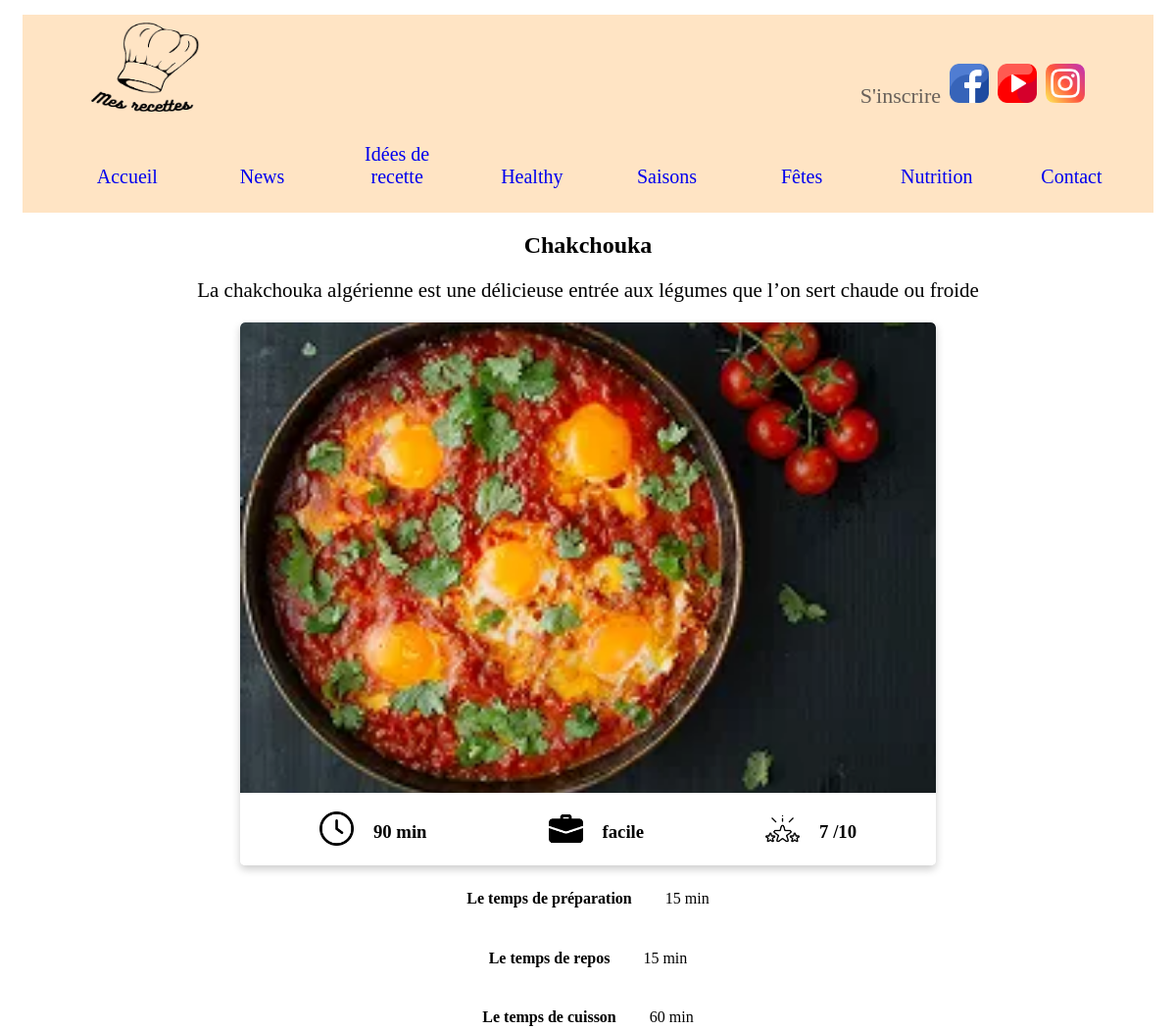
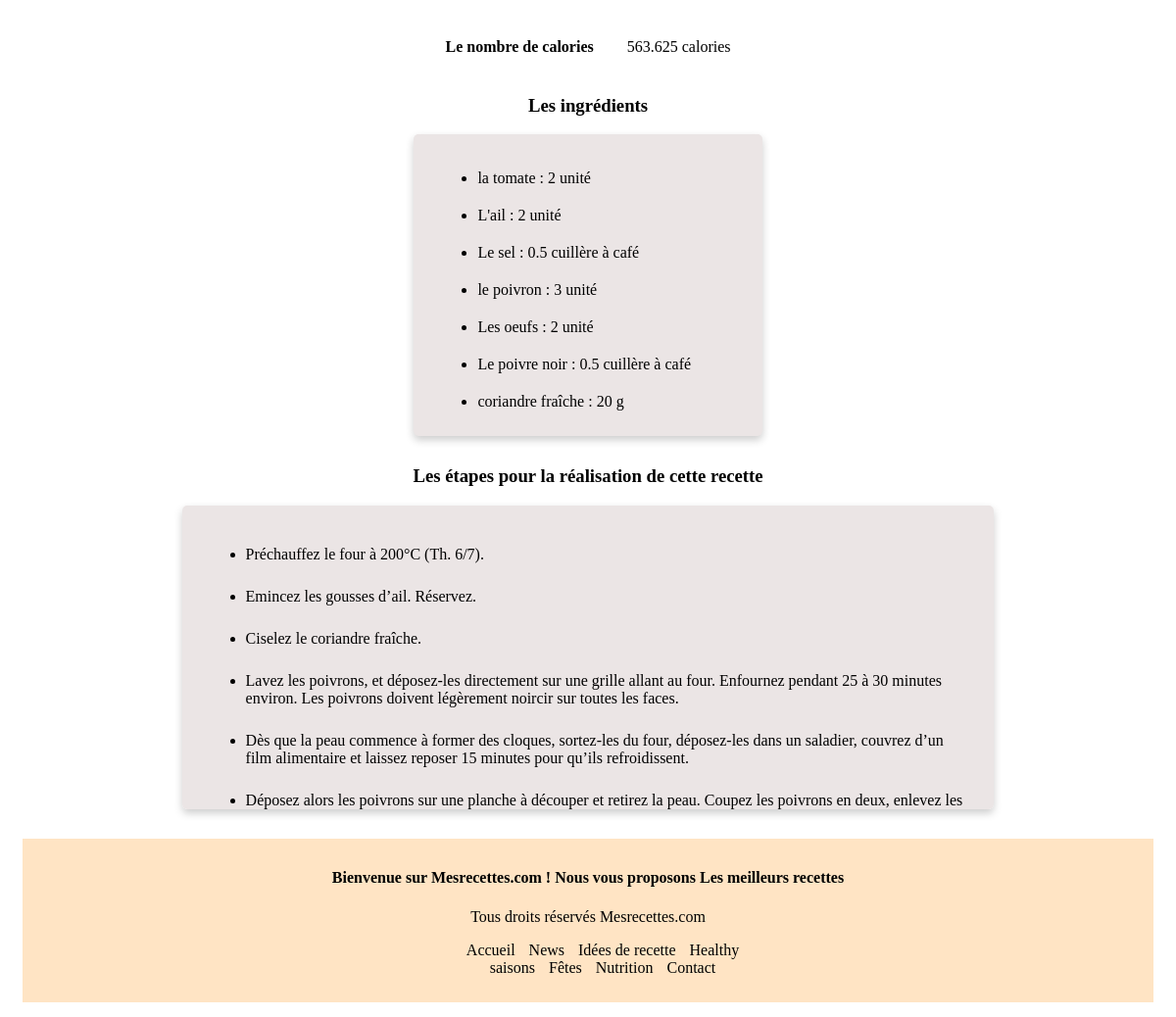
The page /Routers/Details_recette/Router_Details_recette.php?id=2 on the database its author committed (2 pictures, top to bottom).
### tables this page shows
CREATE TABLE IF NOT EXISTS `recette` (
  `id_recette` int(11) NOT NULL AUTO_INCREMENT,
  `titre` varchar(50) NOT NULL,
  `image` varchar(100) DEFAULT NULL,
  `description` varchar(200) NOT NULL,
  `diffuculte` varchar(50) DEFAULT NULL,
  `vedio` varchar(50) DEFAULT NULL,
  `temps_preparation` float(7,2) DEFAULT NULL,
  `temps_repos` float(7,2) DEFAULT NULL,
  `temps_cuisant` float(7,2) DEFAULT NULL,
  `validate` tinyint(1) DEFAULT '0',
  `id_user` int(11) DEFAULT NULL,
  `id_categorie` int(11) NOT NULL,
  PRIMARY KEY (`id_recette`),
  KEY `id_categorie` (`id_categorie`),
  KEY `id_user` (`id_user`)
);

CREATE TABLE IF NOT EXISTS `ingredient` (
  `id_ingredient` int(11) NOT NULL AUTO_INCREMENT,
  `name` varchar(20) NOT NULL,
  `healthy` tinyint(1) NOT NULL,
  `proportion` float(7,2) DEFAULT NULL,
  `calories` int(12) NOT NULL,
  PRIMARY KEY (`id_ingredient`)
);

CREATE TABLE IF NOT EXISTS `contenir_ingredient` (
  `id_recette` int(11) NOT NULL,
  `id_ingredient` int(11) NOT NULL,
  `quantite` float(5,1) NOT NULL,
  `unite` varchar(20) DEFAULT NULL,
  `quantite en unite` float(5,1) DEFAULT NULL,
  PRIMARY KEY (`id_recette`,`id_ingredient`),
  KEY `id_ingredient` (`id_ingredient`)
);

CREATE TABLE IF NOT EXISTS `etape` (
  `id_etape` int(11) NOT NULL AUTO_INCREMENT,
  `id_recette` int(11) NOT NULL,
  `nemero` int(3) NOT NULL,
  `description` varchar(200) NOT NULL,
  PRIMARY KEY (`id_etape`,`id_recette`),
  KEY `id_recette` (`id_recette`)
);

### controlers/controler.php (called while the page is built, shortened)
<?php
require_once("../../vues/user/Accueil.php");
require_once("../../vues/user/Details_recette.php");
require_once("../../models/model.php");
class Controler{
    public function get_recette($id){
        $c= new model();
        $res=$c->get_recette($id);
        return $res;
    }
    public function get_etapes($id_recette){
        $c= new model();
        $res=$c->get_etapes($id_recette);
        return $res;
    }
    public function get_ingredients_recette($id_recette){
        $c= new model();
        $res=$c->get_ingredients_recette($id_recette);
        return $res;
    }
    public function get_ingredients($id){
        $c= new model();
        $res=$c->get_ingredients($id);
        return $res;
    }
    public function get_notation($id_recette){
        $c= new model();
        $res=$c->get_notation($id_recette);
        return $res;
    }
    public function afficher_details_recette($id){
        $c=new Details_recette();
        $c->afficher_details_recette($id);
    }
}

### Routers/Details_recette/Router_Details_recette.php (called while the page is built, shortened)
<?php
require_once('../../controlers/controler.php');
$c= new Controler();
$c->afficher_details_recette($_GET['id']);
?>

### models/model.php (called while the page is built, shortened)
<?php
require_once('../../controlers/controler.php');
class model{
    private $host="localhost";
    private $dbname="TDW";
    private $username="root";
    private $password="";
    private function connection($host,$dbname,$username,$password){
        try {
            $conn = new PDO("mysql:host=$host;dbname=$dbname;",$username,$password);
            $conn->exec("SET NAMES utf8mb4");
        } catch (Exception $ex) {
         echo $ex->getMessage();
        }
        return $conn;
    }
    public function get_recette($id){
        $conn=$this->connection($this->host,$this->dbname,$this->username,$this->password);
        $request=$conn->prepare("select * from recette WHERE id_recette=:id");
        $request->bindParam("id",$id);
        $request->execute();
          $res=$request->fetchAll(PDO::FETCH_ASSOC);
          return $res;
    }
    public function get_etapes($id_recette){
        $conn=$this->connection($this->host,$this->dbname,$this->username,$this->password);
        $request=$conn->prepare("select * from etape WHERE id_recette=:id");
        $request->bindParam("id",$id_recette);
        $request->execute();
          $res=$request->fetchAll(PDO::FETCH_ASSOC);
          return $res;
    }
    public function get_ingredients_recette($id_recette){
        $conn=$this->connection($this->host,$this->dbname,$this->username,$this->password);
        $request=$conn->prepare("select * from contenir_ingredient WHERE id_recette=:id");
        $request->bindParam("id",$id_recette);
        $request->execute();
          $res=$request->fetchAll(PDO::FETCH_ASSOC);
          return $res;
    }
    public function get_ingredients($id){
        $conn=$this->connection($this->host,$this->dbname,$this->username,$this->password);
        $request=$conn->prepare("select * from ingredient WHERE id_ingredient=:id");
        $request->bindParam("id",$id);
        $request->execute();
          $res=$request->fetchAll(PDO::FETCH_ASSOC);
          return $res;
    }
    public function get_notation($id_recette){
      $conn=$this->connection($this->host,$this->dbname,$this->username,$this->password);
      $request=$conn->prepare("SELECT *,AVG(note) noter from recette LEFT join notation on recette.id_recette=notation.id_recette WHERE recette.id_recette=:id GROUP BY
      recette.id_recette");
      $request->bindParam("id",$id_recette);
      $request->execute();
        $res=$request->fetchAll(PDO::FETCH_ASSOC);
        return $res;
  }
}

### vues/user/Details_recette.php (the view, shortened to what this page needs)
<?php
require_once('../../vues/user/Accueil.php');
require_once('../../controlers/controler.php');
class Details_recette{
      private function information_important($id,$notation,$titre,$description,$image,$temps_repos,$temps_cuissant,$temps_preparation,$difficulte){
        ?>
        <h2>
            <?php
            echo $titre;
            ?>
        </h2>
        <div class="cont_info">
        <p class="desc">
        <?php
            echo $description;
            ?>
      </p>
      </div>
     <div class="contt">
      <div class="img">
        <?php
         echo '<img src="'.$image.'" alt="burger" id="recette" >';
         ?>
         <div class="roww">
            <div class="partie">
                <img src="../../assets/images/clock.png" alt="time">
                <h3>
                    <?php
                    echo $temps_cuissant+$temps_preparation+$temps_repos." min";
                    ?>
                </h3>
            </div>
            <div class="partie">
                <img src="../../assets/images/suitcase.png" alt="time">
                <h3>
                    <?php
                    echo $difficulte;
                    ?>
                </h3>
            </div>
            <div class="partie">
                <img src="../../assets/images/rating.png" alt="time">
                <?php
                if($notation[0]["noter"]==NULL) echo '<h3> Pas encore</h3>';
                else echo '<h3>'.round($notation[0]["noter"], 1).' /10</h3>';
                ?>
            </div>
         </div>
      </div>
      </div>
        <?php
      }
      private function temps($temps_repos,$temps_cuissant,$temps_preparation,$calories){
        ?>
        <div class="info_cont">
         <div class="info_recette">
        <div class="info">
          <h4>Le temps de préparation</h4>
          <p>
            <?php
            echo $temps_preparation+0 ." min";
            ?>
          </p>
        </div>
        <div class="info">
         <h4>Le temps de repos</h4>
         <p><?php
            echo $temps_repos+0 ." min";
            ?></p>
       </div>
       <div class="info">
         <h4>Le temps de cuisson</h4>
         <p><?php
            echo $temps_cuissant+0 ." min";
            ?></p>
       </div>
       <div class="info">
         <h4>Le nombre de calories</h4>
         <p>
            <?php
            echo $calories." calories";
            ?>
         </p>
       </div>
       </div>
       </div>
        <?php
      }
      private function ingredients($ingredients){
        ?>
        <div class="ingredients">
        <h3>Les ingrédients</h3>
        <div class="inglist">
         <ul>
         <?php
            for ($i = 0; $i <count($ingredients); $i++) {
                $contt=new Controler();
               $ingredient=$contt->get_ingredients($ingredients[$i]["id_ingredient"]);
               if($ingredients[$i]["unite"]==NULL){
                echo '<li>'.$ingredient[0]["name"].' : '.$ingredients[$i]["quantite"].' g</li>';
            }
            else{
                if($ingredients[$i]["unite"]=="u"){
                    echo '<li>'.$ingredient[0]["name"].' : '.$ingredients[$i]["quantite"].' unité</li>';
                }
                else{
                        echo '<li>'.$ingredient[0]["name"].' : '.$ingredients[$i]["quantite"].' '.$ingredients[$i]["unite"].'</li>';
                }
            }
        }
            ?>
         </ul>
        </div>
       </div>
       <?php
      }
      private function etapes($etapes){
        ?>
         <div class="etapes">
        <h3>Les étapes pour la réalisation de cette recette</h3>
        <div class="etlist">
            <ul>
                <?php
            for ($i = 0; $i <count($etapes); $i++) {
                echo '<li>'.$etapes[$i]["description"].'</li>';
            }
            ?>
            </ul>
        </div>
       </div>
        <?php
      }
      public function afficher_details_recette($id){
        ?>
        <!DOCTYPE html>
            <html>
        <?php
        $cont=new Controler();
        $recette=$cont->get_recette($id);
        $etapes=$cont->get_etapes($id);
        $calories=$cont->get_calories_recette($id);
        $notation=$cont->get_notation($id);
        $ingredients=$cont->get_ingredients_recette($id);
        ?>
        <body>
            <?php
            $this->information_important($id,$notation,$recette[0]["titre"],$recette[0]["description"],$recette[0]["image"],$recette[0]["temps_repos"],$recette[0]["temps_cuisant"],$recette[0]["temps_preparation"],$recette[0]["diffuculte"]);
            $this->temps($recette[0]["temps_repos"],$recette[0]["temps_cuisant"],$recette[0]["temps_preparation"],$calories);
             $this->ingredients($ingredients);
             $this->etapes($etapes);
            ?>
            </body>
            </html>
            <?php
    }
}

### Routers/Details_recette/master_Details_recette.css (style rules this page uses)
.img { text-align: center; overflow: hidden; display: inline-block; width: 60%; box-shadow: 0 4px 8px 0 rgba(0,0,0,0.2); transition: 0.3s; border-radius: 5px; }
.img img { border-radius: 5px 5px 0px 0px; width: 100%; object-fit: cover; height: 480px; }
.info_recette { display: inline-block; }
.info h4,.info p { display: inline-block; }
.info p { margin-left: 30px; }
.inglist { margin: 0 auto; width: 30%; max-height: 300px; background-color: rgb(235, 229, 229); box-shadow: 0 4px 8px 0 rgba(0,0,0,0.2); transition: 0.3s; border-radius: 5px; padding-bottom: 10px; }
.ingredients { text-align: center; justify-content: center; }
.etlist { margin: 0 auto; width: 70%; max-height: 300px; padding-bottom: 10px; background-color: rgb(235, 229, 229); box-shadow: 0 4px 8px 0 rgba(0,0,0,0.2); transition: 0.3s; border-radius: 5px; }
.etapes { margin: 30px 0; text-align: center; justify-content: center; }
.roww { background-color: white; height: 70px; justify-content: center; }
.partie img { width: 35px; height: 35px; display: inline-block; margin-top: 15px; }
.partie h3 { display: inline-flex; margin-left: 20px; margin-top: 25px; }
.partie { display: inline-flex; margin:0px 60px; }
.etlist ul { float: left; margin-left: 15px; }
.etlist ul li { margin-top: 25px; margin-left: 10px; margin-right: 25px; text-align: left; }
.etlist, .inglist { overflow-x: auto; }
.inglist li { margin-top: 20px; margin-left: 10px; margin-right: 25px; text-align: left; }
.inglist ul { float: left; margin-left: 15px; }
body h2,.contt,.info_cont { text-align: center; }
.cont_info { text-align: center; }
.cont_info p { margin: 20px 50px; font-size: 21px; }

### rows shown on the page
recette: titre "Chakchouka", description "La chakchouka algérienne est une délicieuse entrée aux légumes que l’on sert chaude ou froide", image (picture), $temps_cuissant+$temps_preparation+$temps_repos "90", diffuculte "facile", $temps_preparation+0 "15", $temps_repos+0 "15", $temps_cuissant+0 "60"
ingredient: name "la tomate"
contenir_ingredient: quantite "2"
ingredient: name "L'ail"
contenir_ingredient: quantite "2"
contenir_ingredient: id_ingredient.name "Le sel", quantite "0.5", unite "cuillère à café"
ingredient: name "le poivron"
contenir_ingredient: quantite "3"
ingredient: name "Les oeufs"
contenir_ingredient: quantite "2"
contenir_ingredient: id_ingredient.name "Le poivre noir", quantite "0.5", unite "cuillère à café"
ingredient: name "coriandre fraîche"
contenir_ingredient: quantite "20"
etape: description "Préchauffez le four à 200°C (Th. 6/7)."
etape: description "Emincez les gousses d’ail. Réservez."
etape: description "Ciselez le coriandre fraîche."
etape: description "Lavez les poivrons, et déposez-les directement sur une grille allant au four. Enfournez pendant 25 à 30 minutes environ. Les poivrons doivent légèrement noircir sur toutes les faces."
etape: description "Dès que la peau commence à former des cloques, sortez-les du four, déposez-les dans un saladier, couvrez d’un film alimentaire et laissez reposer 15 minutes pour qu’ils refroidissent."
etape: description "Déposez alors les poivrons sur une planche à découper et retirez la peau. Coupez les poivrons en deux, enlevez les…"

### other values the page prints
$notation[0]["noter"] "7"
$calories "563.625"
